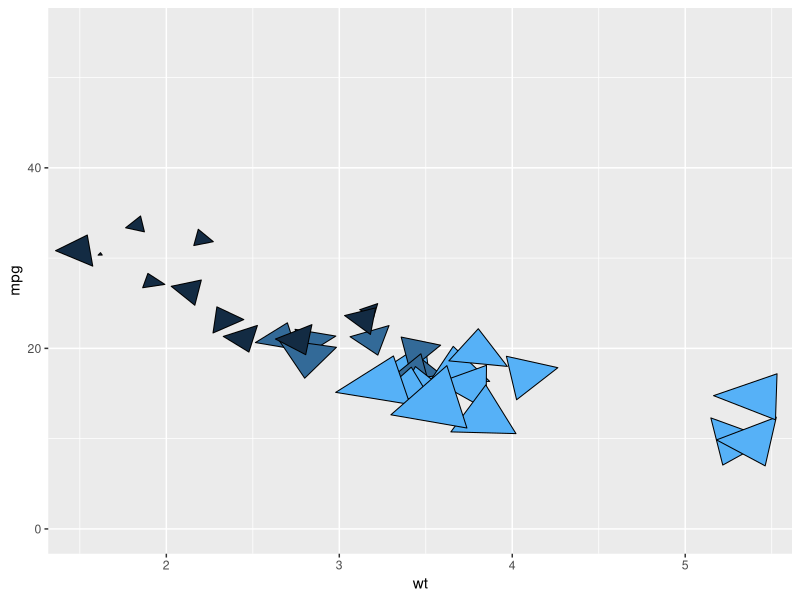

Reproduce this figure in R.
library(ggplot2)
library(grid)

triangleGrob <- function(xc, yc, size, angle, fill = "darkgreen") {
  sinA = sin(angle)
  cosA = cos(angle)
  dx = c( -size/2, 0, size/2)
  dy = c( -size/2, size/2, -size/2)
  gl <- gList(
    polygonGrob(x = xc + (dx*cosA - dy*sinA), y = yc + (dx*sinA + dy*cosA), 
      gp = gpar(fill = fill))
  )
  gl
}

trianglePointsGrob <- function(x, y, size, angle, fill) {
  sizeMax <- max(size)
  sizeMin <- min(size)
  scaledSize <- 0.005 + 0.1 * (size - sizeMin) / (sizeMax - sizeMin)  
  listOfGrobs <- mapply(function(xc, yc, size, angle, fill) {
    triangleGrob(xc, yc, size, angle, fill)
  }, x, y, scaledSize, angle, fill)
  class(listOfGrobs) <- "gList"
  gt <- gTree(name = "triangles", children = listOfGrobs, gp = NULL)
}

triangles_DrawPanel <- function(data, panel_scales, coord, na.rm = FALSE) {
  coords <- coord$transform(data, panel_scales)
  ggplot2:::ggname("geom_arrows", 
      trianglePointsGrob(coords$x, coords$y, coords$size, coords$angle, coords$fill)
  )
}

gTriangles <- ggproto( "gTriangles", Geom, 
                    draw_panel = triangles_DrawPanel, 
                    non_missing_aes = c("x", "y", "size", "angle", "fill"),
                    default_aes = aes(),
                    icon = function(.) {}, 
                    desc_params = list(), 
                    seealso = list(), 
                    examples = function(.) {})

geom_triangles <- function(mapping = NULL, data = NULL, stat = "identity", 
                           position = "identity", na.rm = FALSE, show.legend = NA, 
                           inherit.aes = TRUE, ...) {
  layer(
    data = data, 
    mapping = mapping, 
    stat = stat, 
    geom = gTriangles, 
    position = position, 
    show.legend = show.legend, 
    inherit.aes = inherit.aes, 
    params = list(na.rm = na.rm, ...)
  )
}

set.seed(123)

dc <- mtcars[,c("wt", "mpg", "hp", "cyl")]
angle <- runif(1:32) * 2.0*pi
dc <- cbind(dc, angle)

ggplot(dc, aes(wt, mpg, size=hp, fill = cyl, angle = angle)) + 
  geom_triangles() +
  scale_y_continuous(limits = c(0.0, 55))
